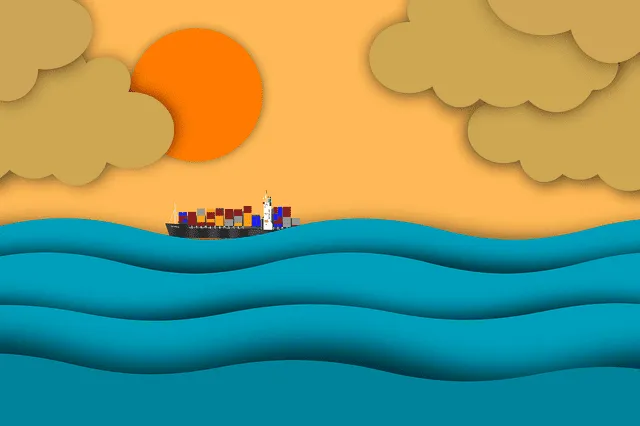
#> input picture imgs/test_img2.webp, 640 x 426 px
$ python rotation_translation.py
#> lines starting #> are read from the running program, lines starting #| are printed output that depends on the picture
import cv2
image=cv2.imread('imgs/test_img2.webp')
#> image is the input picture: shape (426, 640, 3); mean B, G, R 114.2, 150.5, 121
height,width=image.shape[:2]
#> height = 426; width = 640
center=(width/2,height/2)
#> center = (320, 213)
rotat_matrix=cv2.getRotationMatrix2D(center=center,angle=90,scale=1)
rotated_img=cv2.warpAffine(src=image,M=rotat_matrix,dsize=(width,height))
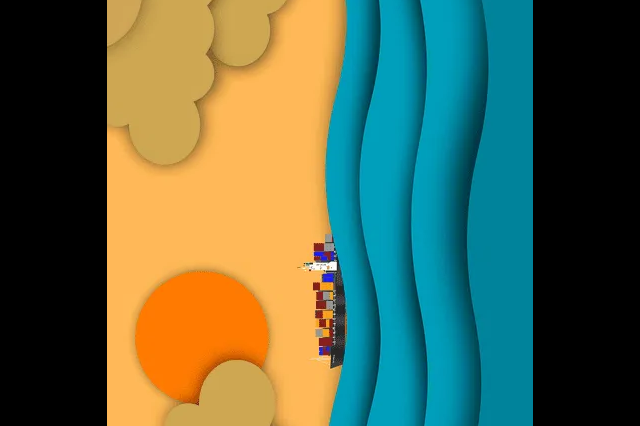
#> rotated_img: shape (426, 640, 3); mean B, G, R 74.5, 100.1, 84.1
cv2.imshow('Original Image',image)
cv2.imshow('Rotated image',rotated_img)
cv2.waitKey()
cv2.destroyAllWindows()

$ run again, with imgs/test_img3.webp copied over imgs/test_img2.webp
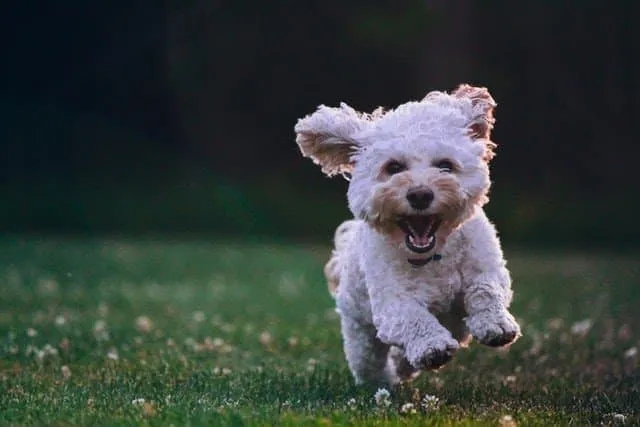
#> input picture imgs/test_img3.webp, 640 x 427 px
#> image is the input picture: shape (427, 640, 3); mean B, G, R 59.4, 63.3, 55.1
#> `rotated_img=cv2.warpAffine(src=image,M=rotat_matrix,dsize=(width,heigh..`:
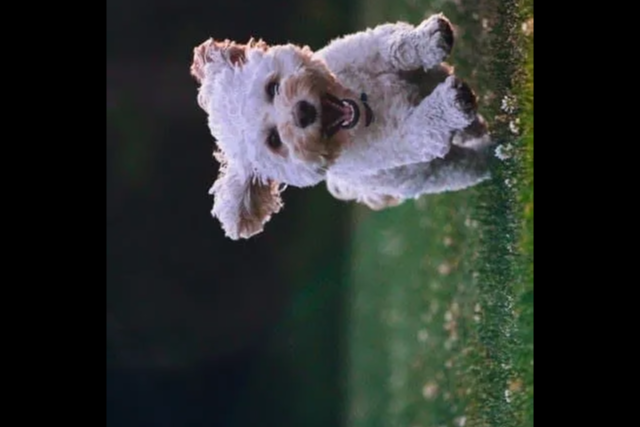
#> rotated_img: shape (427, 640, 3); mean B, G, R 46.4, 48.7, 44.3
